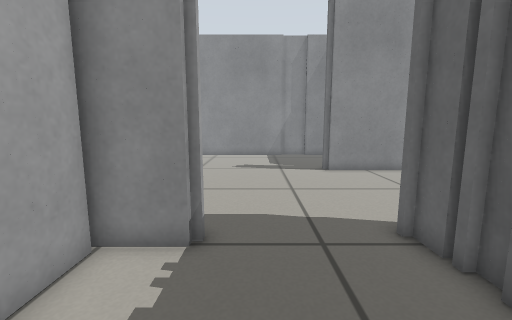
[1] (above)

17 first-person views from a walk through a world built for the Gazebo simulator. The camera is 0.54 m above the floor, tilts 8° down and sees 90° across. The floor is counted in squares, 0.2 m on a side. Each view is taken from the middle of a square. On the plan, view 1 faces up. The plan holds only what a view shows up to about 18 squares ahead; the rest is blank.

[2]
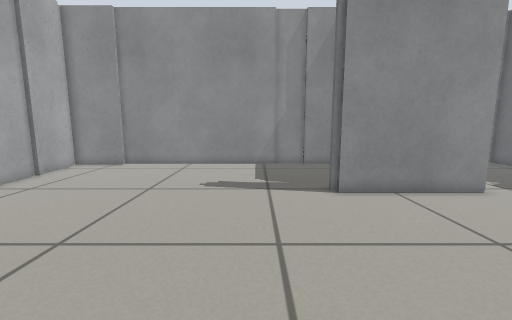

[3]
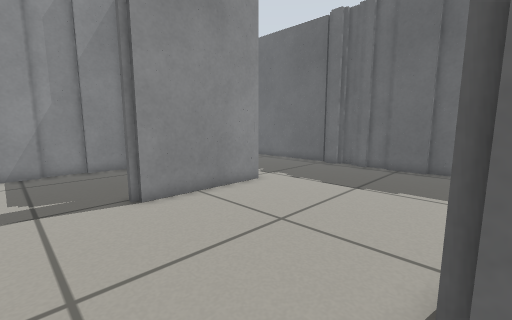

[4]
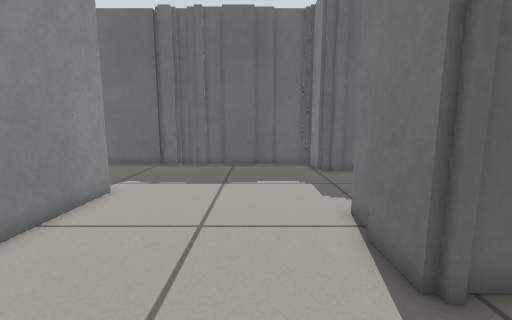

[5]
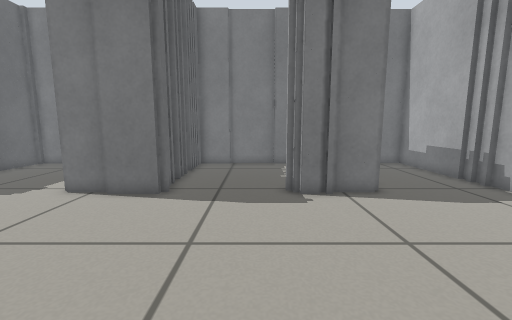

[6]
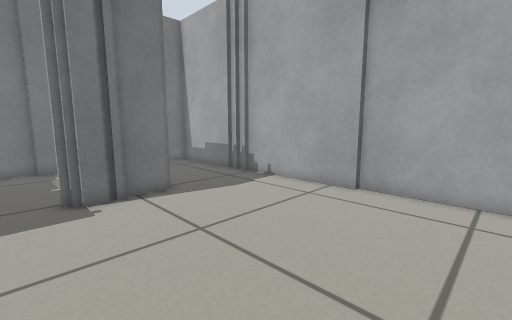

[7]
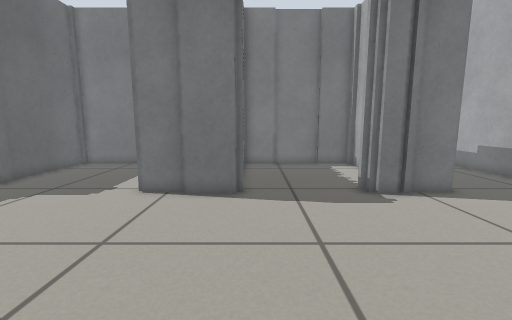

[8]
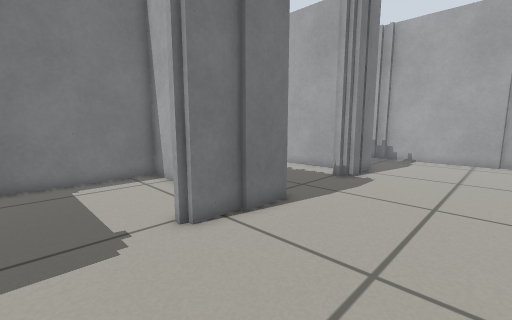

[9]
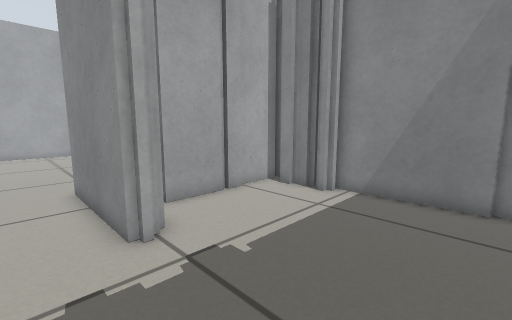

[10]
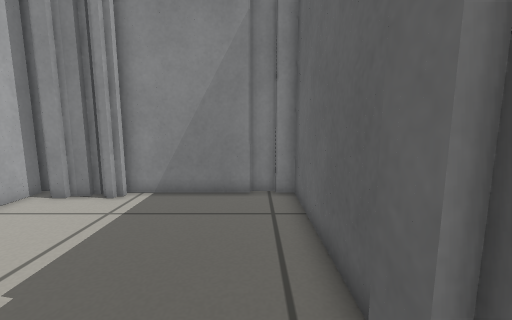

[11]
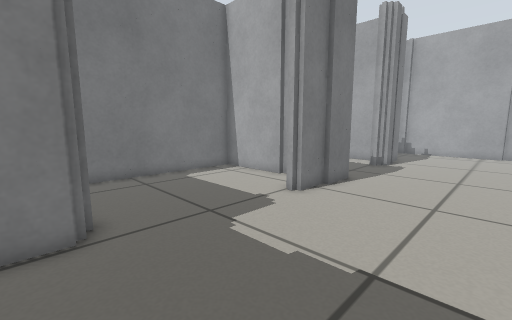

[12]
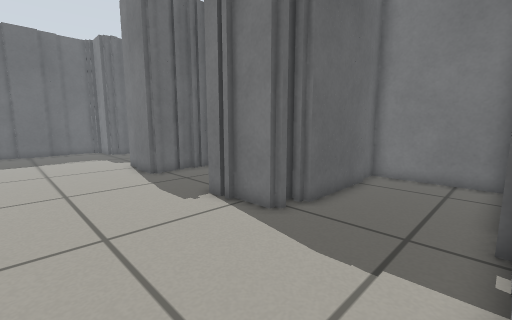

[13]
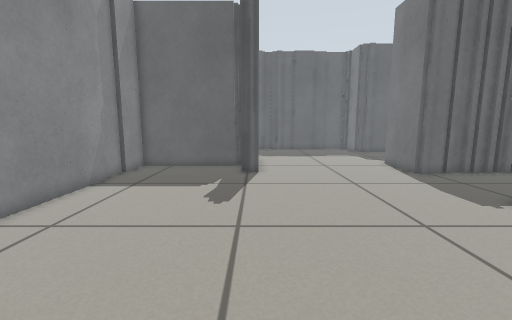

[14]
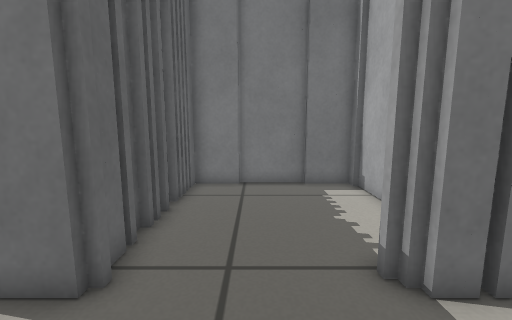

[15]
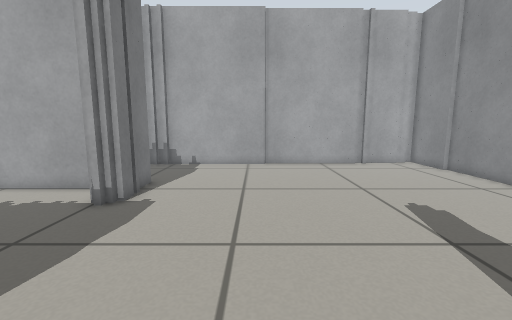

[16]
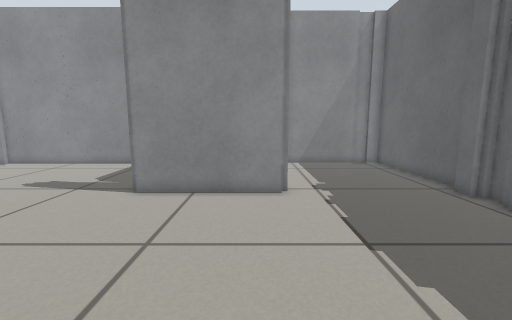

[17]
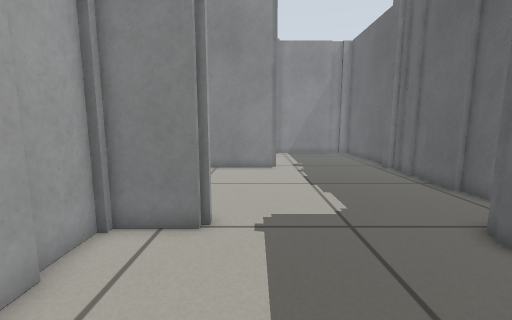

### Floor plan
Points are (right, up) in squares from view 1. A wall is a line through its corners. A room is listed if a view was taken in it or the views show most of it. See-through windows are left out.
Room 1 (views 1, 2)
walls: (-1.4, 5.3) (-3.8, 5.3); (1.6, -1.4) (3.8, -1.4) (3.8, -0.6); (-1.4, -1.7) (1.9, -1.7); (4, 2.2) (4, 2.8); (4, 3.5) (4, 4.4); (-3.2, -0.9) (-3.2, -1.4) (-1.1, -1.4); (-3.5, 5.1) (-3.5, -1); (3.8, 4.8) (3.8, 5.9)
ways out: opening at (1, 6) to room 2
Room 2 (views 3, 4, 5, 6, 7, 8, 9, 10, 11, 12, 13, 14, 15, 16, 17)
walls: (6.5, 16.2) (6.5, 22.4) (4.2, 22.4); (3.8, 6.4) (5.9, 6.4); (5.8, 6.1) (7.6, 6.1); (10.1, 14.8) (4.2, 14.8); (7.6, 5.3) (5, 5.3) (5, 3); (7.8, 19.4) (7.8, 16.8); (-2.5, 6.4) (-1.6, 6.4); (5.3, 3.1) (5.3, -1.4) (14.5, -1.4); (7.8, 20.4) (7.8, 19.5); (2.4, 22.4) (-8, 22.4); (-4.8, 6.1) (-2.9, 6.1); (4.4, 22.6) (2.2, 22.6); (9.1, 22.1) (8.5, 22.1); (-4.5, 4.5) (-4.5, 5); (7.5, 22.9) (7.5, 20.5); (7.8, 23.1) (7.2, 23.1); (9.9, 22.4) (9, 22.4); (17, 12.2) (17, 12.9); (14.8, 4.5) (14.8, 5.4) (17.1, 5.4); (17, 14.2) (17, 15.1); (14.5, 4) (14.5, 4.6); (17.3, 12.9) (17.3, 13.4); (17.3, 11) (17.3, 12.4); (17, 9) (17, 11.1); (17.5, 13.4) (17.5, 14.1); (17.5, 15.5) (17.5, 22.9) (16.8, 22.9); (17.3, 7.8) (17.3, 9.1); (-10.2, 11.6) (-10.2, 5); (17.5, 5.8) (17.5, 7.9); (-5.2, 0) (-5.2, 4.6); (-7.9, 22.1) (-11.2, 22.1); (-10.5, 17.9) (-10.5, 11.5); (-10.2, 4.9) (-10.2, 4.2); (15.9, 22.9) (10.9, 22.9); (-10.2, 4.1) (-10.2, 3.5); (-10, 3.6) (-10, -1.7) (-5, -1.7) (-5, -0.5); (16.9, 23.1) (15.8, 23.1); (14.8, -1.2) (14.8, 4); (-10.7, 20.9) (-10.7, 17.9); (-11, 21.6) (-11, 21)
ways out: opening at (1, 6) to room 1

Positions as (right, up) in squares from view 1, and headings:
1: (0, 0), facing up
2: (1, 5), facing up
3: (1, 6), facing up-right
4: (0, 9), facing right
5: (0, 16), facing down
6: (0, 16), facing down-left
7: (3, 16), facing down
8: (11, 12), facing down-left
9: (16, 13), facing up-left
10: (16, 13), facing up
11: (16, 12), facing down-left
12: (-10, 12), facing down-right
13: (-10, 15), facing right
14: (1, 10), facing down
15: (7, 11), facing left
16: (9, 5), facing up
17: (9, -1), facing up
